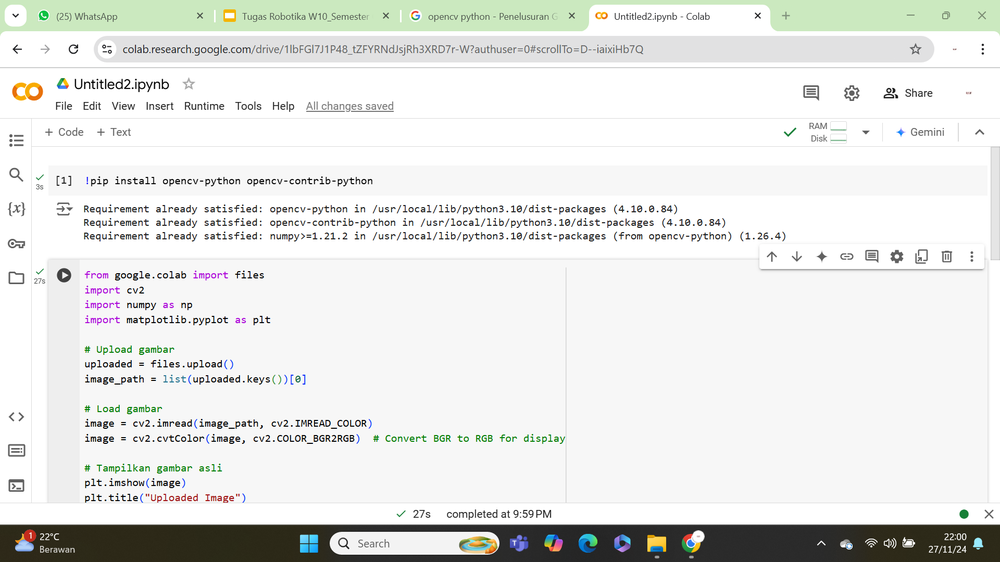
#> input picture Week 10 Robotika dan Sistem Cerdas/File Simulasi Python dan OpenCV/Dokumentasi hasil simulasi/SS hasil simulasi (1).png, 1000 x 562 px, shrunk from 1920 x 1080 before the run, found by its file name
$ jupyter execute Tugas_Robotika_Week_10.ipynb   (shell and % lines are left out)   (older library calls are emulated)
#> lines starting #> are read from the running program, lines starting #| are printed output that depends on the picture
Pastikan OpenCV terinstal di Google Colab.

Setup dan Persiapan Gambar

[cell 1]
from google.colab import files
import cv2
import numpy as np
import matplotlib.pyplot as plt

# Upload gambar
uploaded = files.upload()
#> the answer given: SS hasil simulasi (1).png
image_path = list(uploaded.keys())[0]

# Load gambar
image = cv2.imread(image_path, cv2.IMREAD_COLOR)
#> image is the input picture: shape (562, 1000, 3); mean B, G, R 228.4, 230.9, 229.5
image = cv2.cvtColor(image, cv2.COLOR_BGR2RGB)  # Convert BGR to RGB for display

# Tampilkan gambar asli
plt.imshow(image)
plt.title("Uploaded Image")
plt.axis('off')
plt.show()

Filter Moving Average

[cell 2]
# Membuat filter moving average
kernel = np.ones((5, 5), np.float32) / 25
smoothed_image = cv2.filter2D(image, -1, kernel)
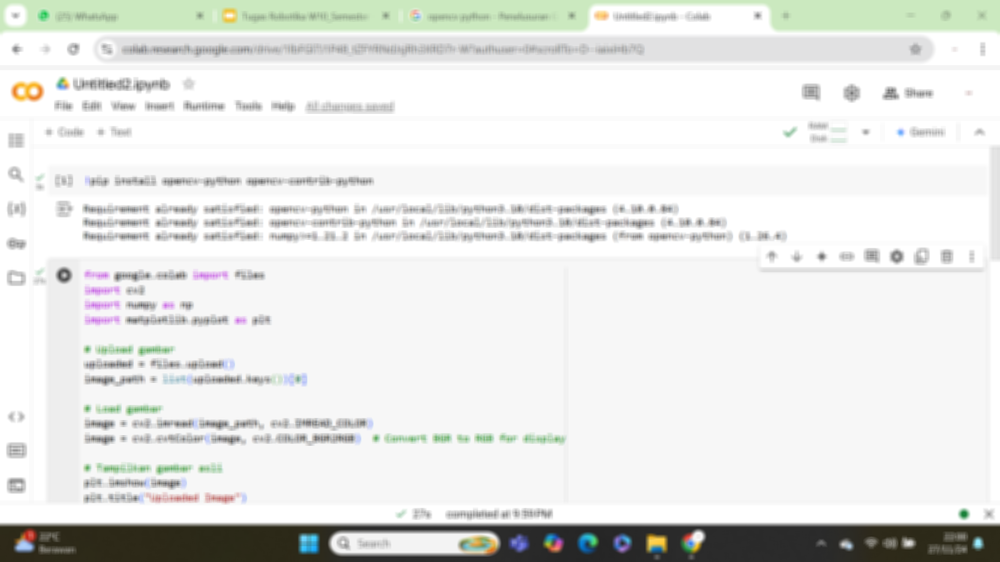
#> smoothed_image: shape (562, 1000, 3); mean R, G, B 229.5, 230.9, 228.4

# Tampilkan hasil
plt.imshow(smoothed_image)
plt.title("Moving Average Filter")
plt.axis('off')
plt.show()

Deteksi Fitur dengan SIFT

[cell 3]
# Konversi ke grayscale
gray_image = cv2.cvtColor(image, cv2.COLOR_RGB2GRAY)
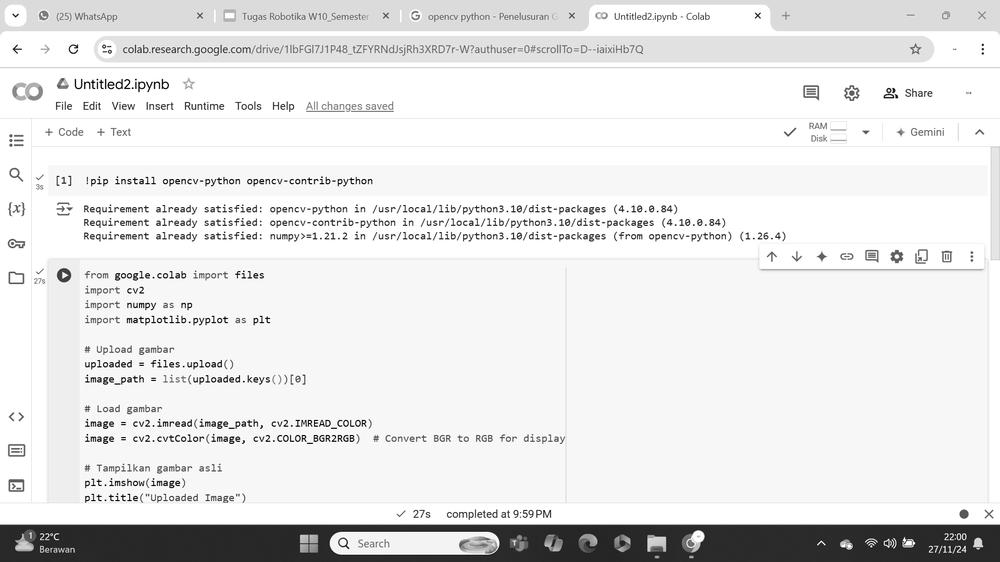
#> gray_image: shape (562, 1000); min 0, max 255, mean 230.2

# Inisialisasi SIFT
sift = cv2.SIFT_create()

# Deteksi fitur
keypoints, descriptors = sift.detectAndCompute(gray_image, None)
#> keypoints = 1522 keypoints; strongest (x, y, size): (897, 97, 1.9), (101, 82, 2), (134, 179, 1.8), (98, 496, 1.8)

# Gambar keypoints
sift_image = cv2.drawKeypoints(image, keypoints, None, flags=cv2.DRAW_MATCHES_FLAGS_DRAW_RICH_KEYPOINTS)
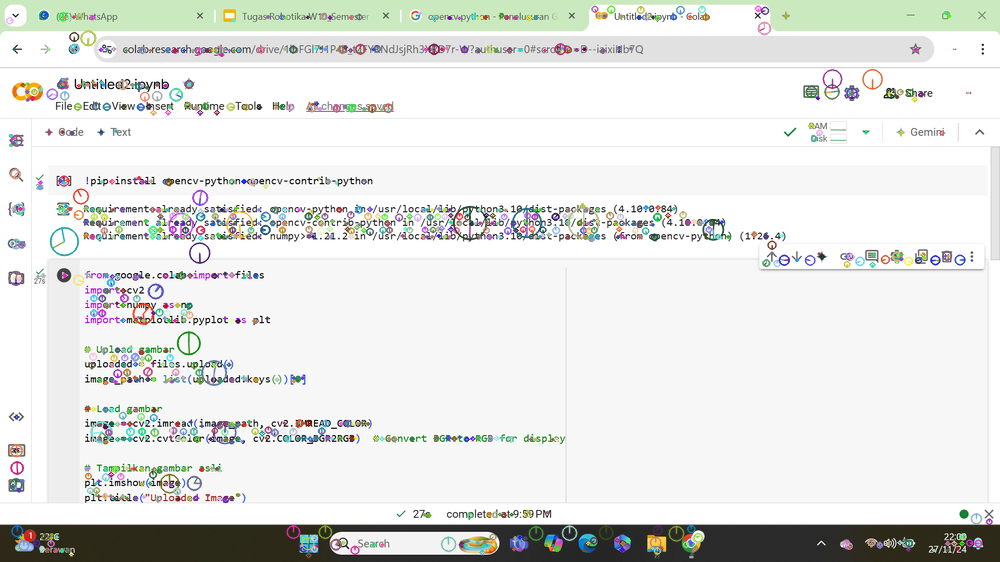
#> sift_image: shape (562, 1000, 3); mean R, G, B 227, 228.4, 225.9

# Tampilkan hasil
plt.imshow(sift_image)
plt.title("SIFT Feature Detection")
plt.axis('off')
plt.show()

Representasi Histogram Gambar

[cell 4]
# Hitung histogram untuk masing-masing channel (RGB)
colors = ('r', 'g', 'b')
plt.figure(figsize=(10, 5))

for i, color in enumerate(colors):
    hist = cv2.calcHist([image], [i], None, [256], [0, 256])
    plt.plot(hist, color=color)
    plt.xlim([0, 256])

plt.title("Histogram Gambar")
plt.xlabel("Intensity Value")
plt.ylabel("Pixel Count")
plt.show()
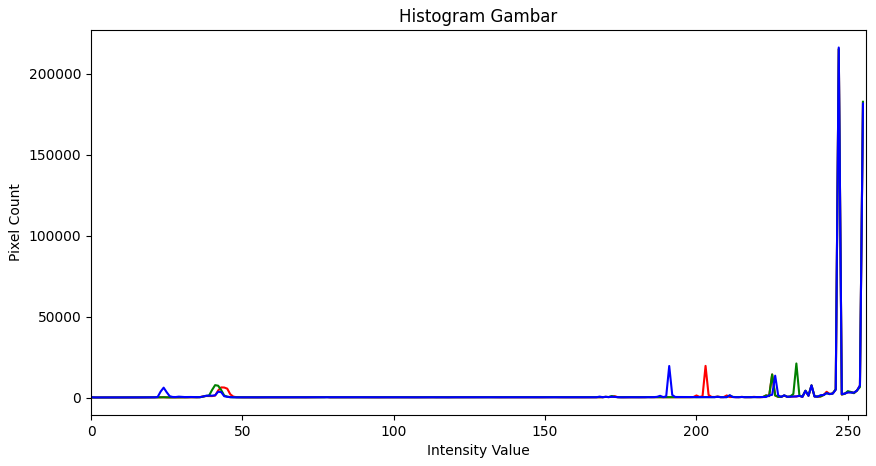
#> figure drawn by matplotlib, 1 panel; curve peaks at x = 247, y = 215331; curve peaks at x = 247, y = 215319; curve peaks at x = 247, y = 216272

Gaussian Smoothing

[cell 5]
# Aplikasi Gaussian Blur
gaussian_blurred = cv2.GaussianBlur(image, (5, 5), 0)

# Tampilkan hasil
plt.imshow(gaussian_blurred)
plt.title("Gaussian Smoothing")
plt.axis('off')
plt.show()

Deteksi Tepi dengan Sobel Filter

[cell 6]
# Konversi ke grayscale
gray_image = cv2.cvtColor(image, cv2.COLOR_RGB2GRAY)

# Sobel filter
sobelx = cv2.Sobel(gray_image, cv2.CV_64F, 1, 0, ksize=3)  # Gradien x
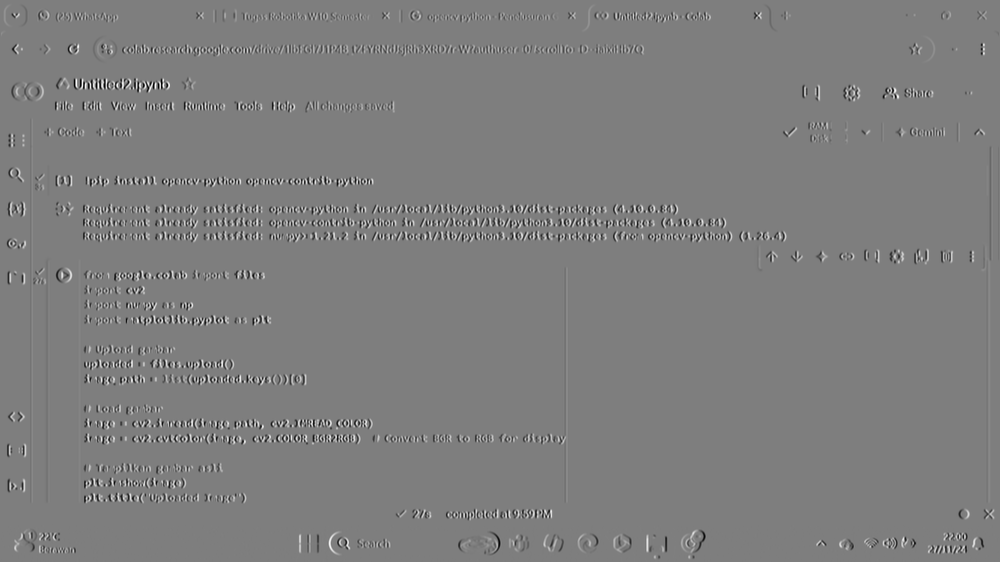
#> sobelx: shape (562, 1000) float64; min -939, max 955, mean -0.1; drawn with min black and max white
sobely = cv2.Sobel(gray_image, cv2.CV_64F, 0, 1, ksize=3)  # Gradien y
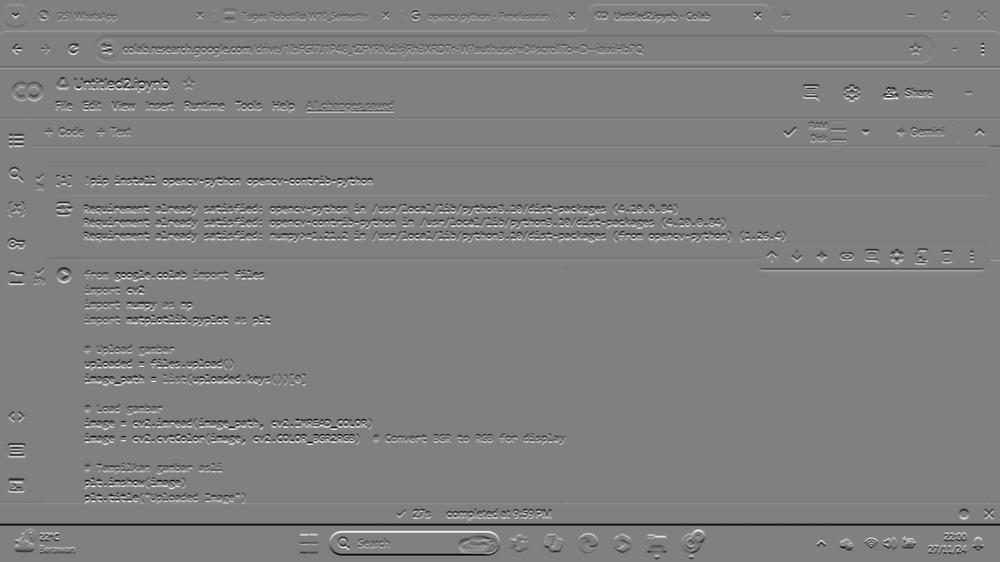
#> sobely: shape (562, 1000) float64; min -972, max 959, mean -2.5; drawn with min black and max white

# Kombinasi gradien
sobel_combined = cv2.magnitude(sobelx, sobely)
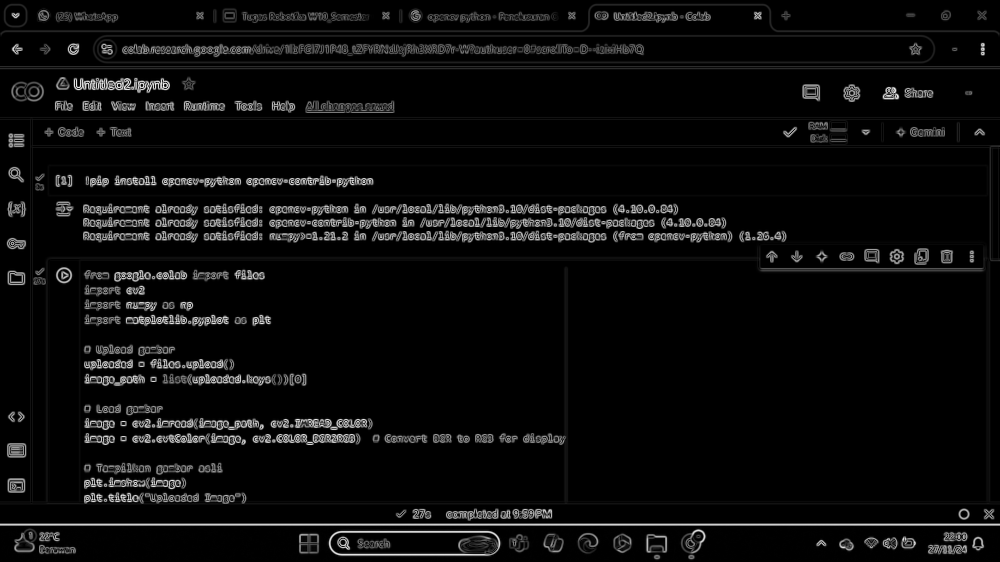
#> sobel_combined: shape (562, 1000) float64; min 0, max 1031.5, mean 49; drawn with min black and max white

# Tampilkan hasil
plt.imshow(sobel_combined, cmap='gray')
plt.title("Sobel Edge Detection")
plt.axis('off')
plt.show()

Representasi Fitur dengan HOG (Histogram of Oriented Gradients)

[cell 7]
from skimage.feature import hog
from skimage import exposure

# Konversi ke grayscale
gray_image = cv2.cvtColor(image, cv2.COLOR_RGB2GRAY)

# Ekstraksi fitur HOG
hog_features, hog_image = hog(
    gray_image,
    orientations=9,
    pixels_per_cell=(8, 8),
    cells_per_block=(2, 2),
    block_norm='L2-Hys',
    visualize=True,
    feature_vector=True
)
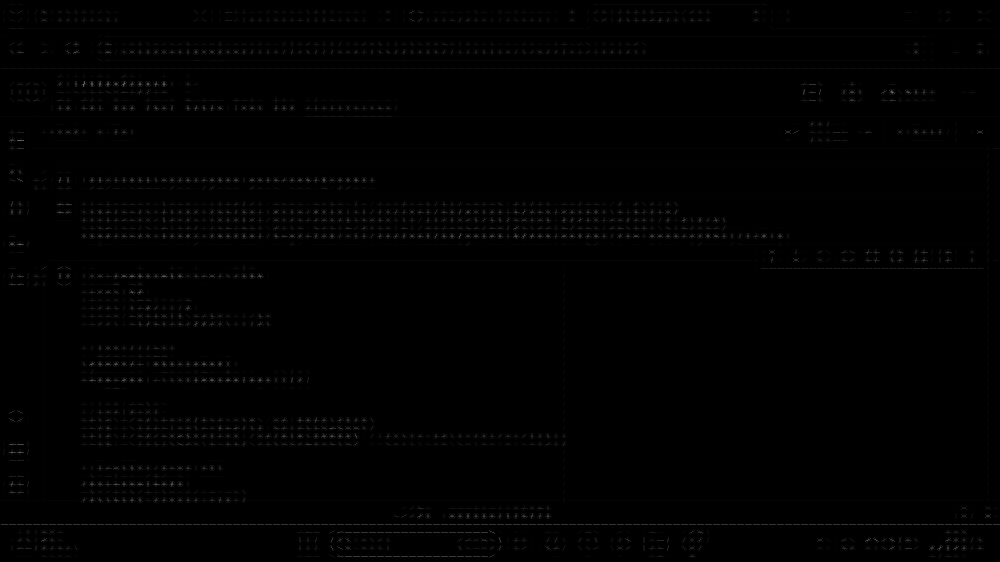
#> hog_image: shape (562, 1000) float64; min 0, max 128.2, mean 1.4

# Tampilkan hasil
plt.imshow(hog_image, cmap='gray')
plt.title("HOG Feature Representation")
plt.axis('off')
plt.show()

$ run again, on Week 10 Robotika dan Sistem Cerdas/File Simulasi Python dan OpenCV/Dokumentasi hasil simulasi/SS hasil simulasi (11).png
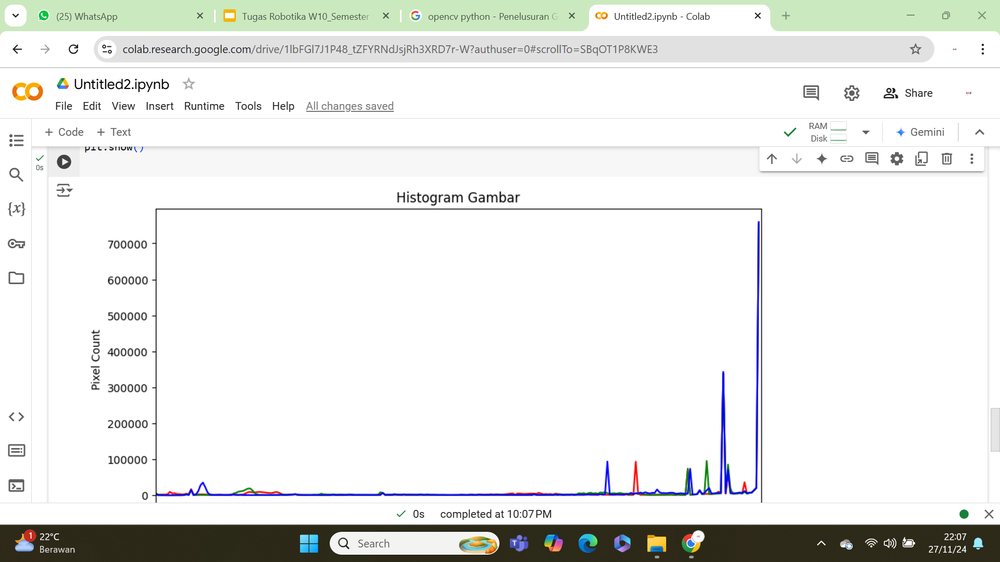
#> input picture Week 10 Robotika dan Sistem Cerdas/File Simulasi Python dan OpenCV/Dokumentasi hasil simulasi/SS hasil simulasi (11).png, 1000 x 562 px, shrunk from 1920 x 1080 before the run, found by its file name
#> image is the input picture: shape (562, 1000, 3); mean B, G, R 233.2, 235.4, 234.2
#> keypoints = 909 keypoints; strongest (x, y, size): (897, 97, 1.9), (101, 82, 2), (93, 82, 2), (894, 90, 2)
#> `sobely = cv2.Sobel(gray_image, cv2.CV_64F, 0, 1, ksize=3)`:
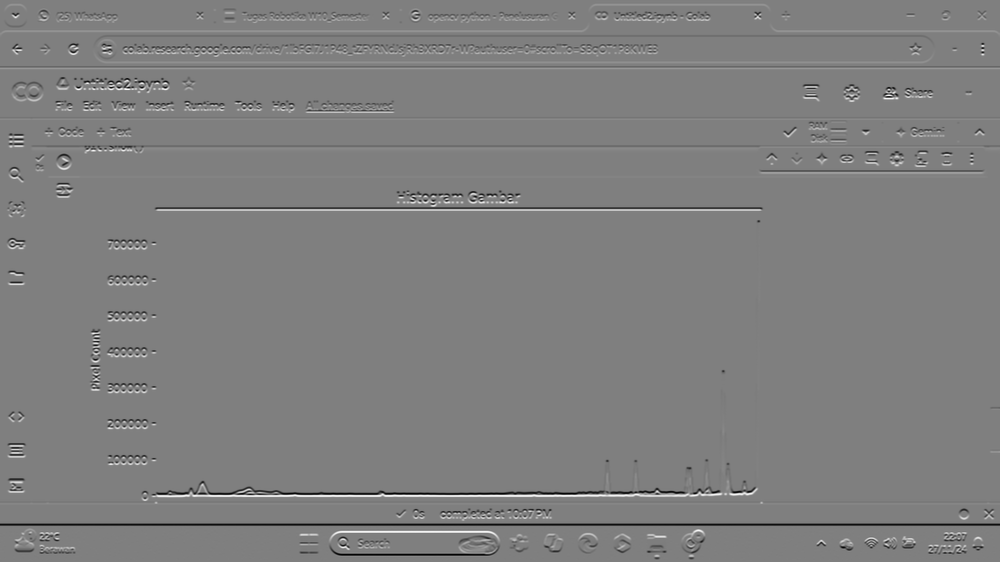
#> sobely: shape (562, 1000) float64; min -948, max 948, mean -2.5; drawn with min black and max white
#> `hog_features, hog_image = hog( gray_image, orientations=9, pixels_per_..`:
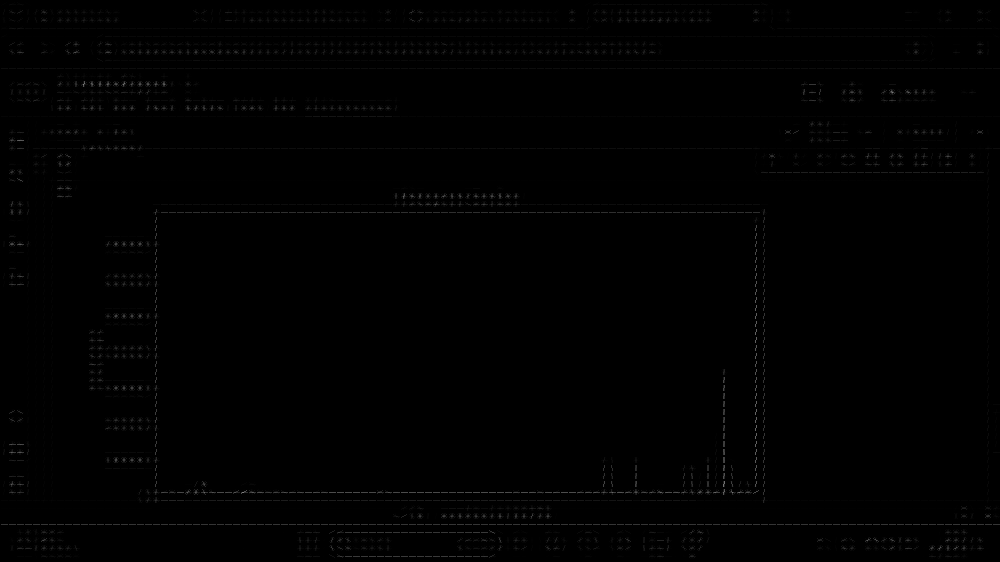
#> hog_image: shape (562, 1000) float64; min 0, max 129.2, mean 1

$ run again, on Week 10 Robotika dan Sistem Cerdas/File Simulasi Python dan OpenCV/Dokumentasi hasil simulasi/SS hasil simulasi (12).png
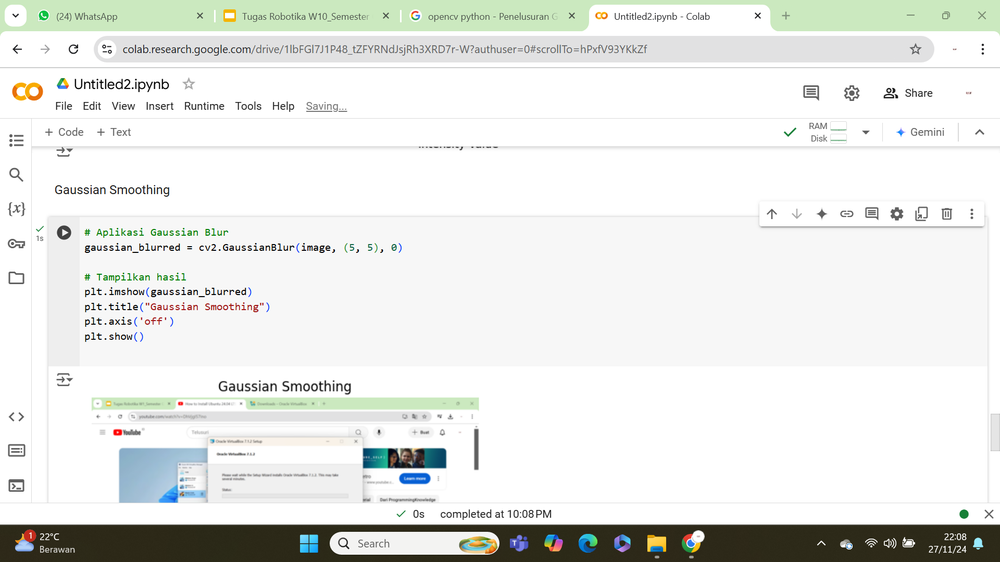
#> input picture Week 10 Robotika dan Sistem Cerdas/File Simulasi Python dan OpenCV/Dokumentasi hasil simulasi/SS hasil simulasi (12).png, 1000 x 562 px, shrunk from 1920 x 1080 before the run, found by its file name
#> image is the input picture: shape (562, 1000, 3); mean B, G, R 229.9, 233, 231
#> keypoints = 1154 keypoints; strongest (x, y, size): (897, 97, 1.9), (101, 82, 2), (98, 305, 1.8), (98, 290, 1.9)
#> `sobely = cv2.Sobel(gray_image, cv2.CV_64F, 0, 1, ksize=3)`:
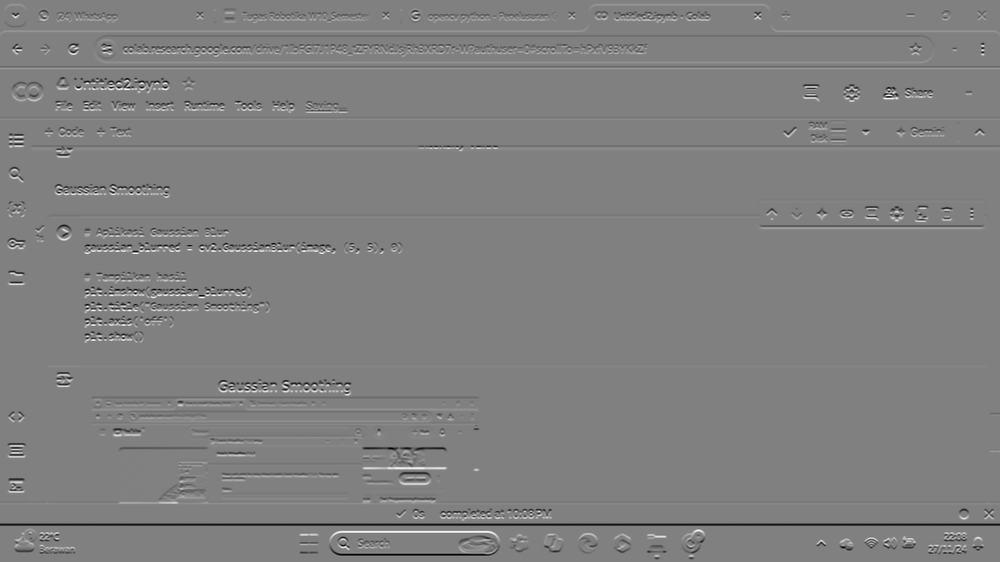
#> sobely: shape (562, 1000) float64; min -975, max 957, mean -2.5; drawn with min black and max white
#> `hog_features, hog_image = hog( gray_image, orientations=9, pixels_per_..`:
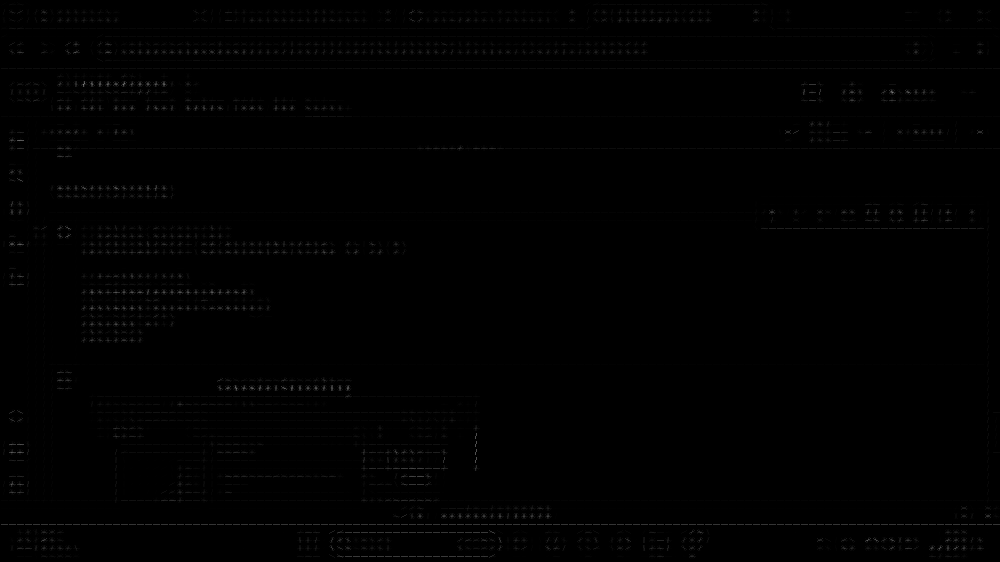
#> hog_image: shape (562, 1000) float64; min 0, max 128.2, mean 1
